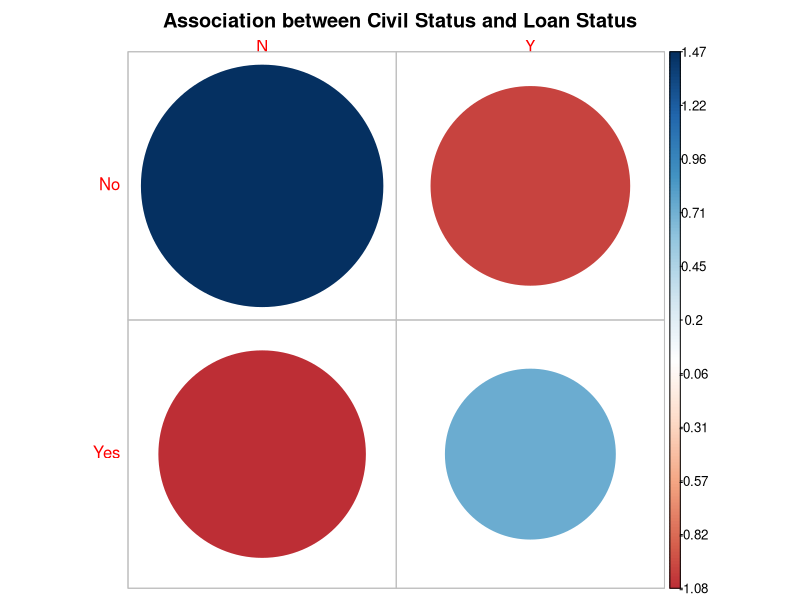
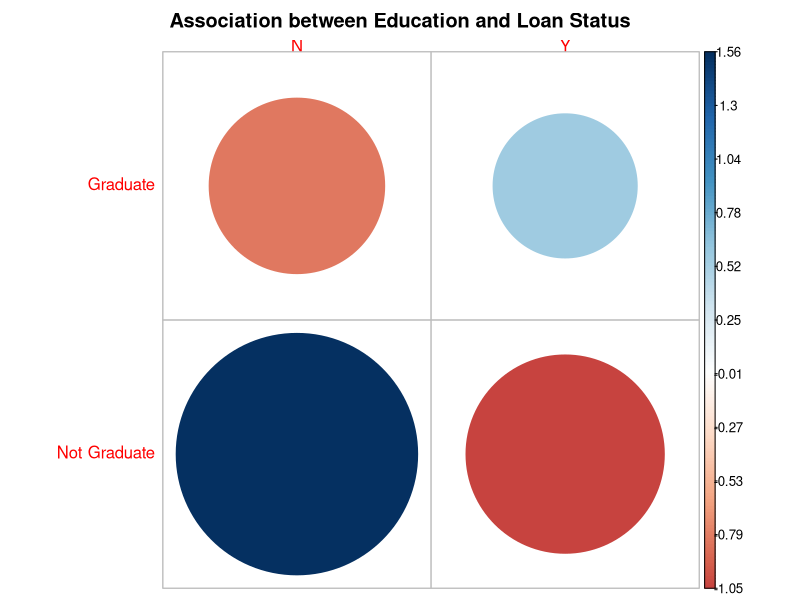
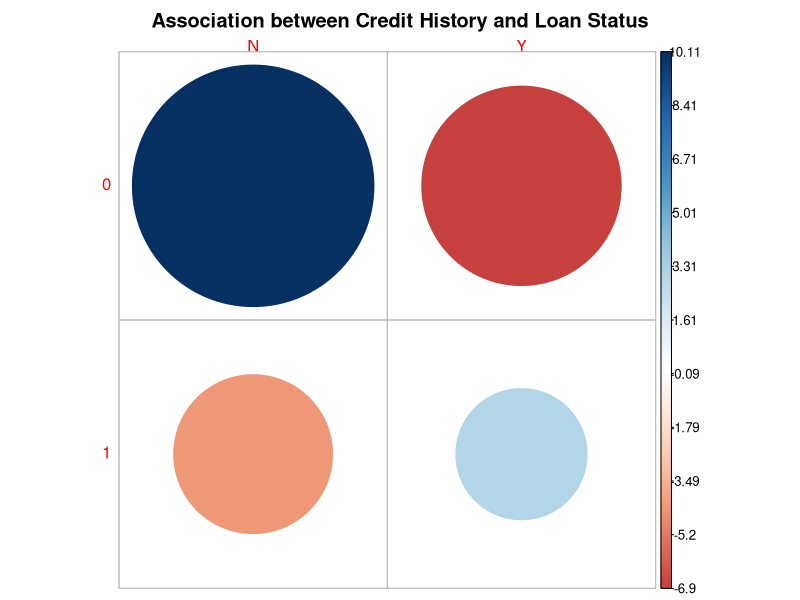
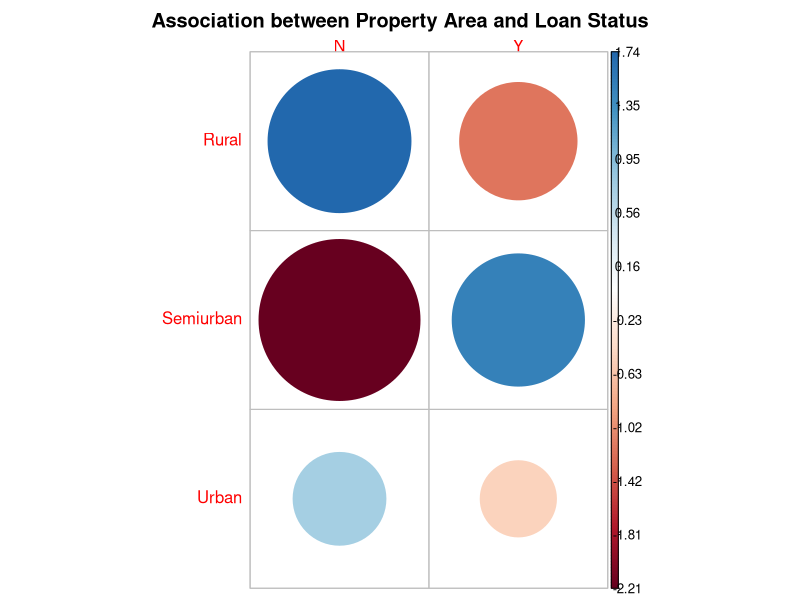

Generate these figures, in order, with R:
## ---- chunk 1
data <- read.csv("train.csv")
library(dplyr)
library(ggplot2)
library(corrplot)
## ---- chunk 2
data %>% 
  filter(Gender != "") %>% 
  group_by(Gender, Loan_Status) %>% 
  summarise(Count=n()) %>% 
  mutate(Percentage=paste(round(Count*100/sum(Count),1),"%"))

## ---- chunk 3
chisq.test(table(data[data$Gender != "",]$Gender,
                           data[data$Gender != "",]$Loan_Status), 
                     correct = F)
## ---- chunk 4
data %>% 
  filter(Married != "") %>% 
  group_by(Married, Loan_Status) %>% 
  summarise(Count=n()) %>% 
  mutate(Percentage=paste(round(Count*100/sum(Count),1),"%"))

## ---- chunk 5
married <- chisq.test(table(data[data$Married != "",]$Married,
                            data[data$Married != "",]$Loan_Status),
           correct = F)
married
## ---- chunk 6
corrplot(married$residuals,is.corr = F,
         title = "Association between Civil Status and Loan Status",
         mar=c(0,0,2,0),tl.srt=0)
## ---- chunk 7
data %>% 
  filter(Dependents != "") %>% 
  group_by(Dependents, Loan_Status) %>% 
  summarise(Count=n()) %>% 
  mutate(Percentage=paste(round(Count*100/sum(Count),1),"%"))

## ---- chunk 8
chisq.test(table(data[data$Dependents != "",]$Dependents,
                               data[data$Dependents != "",]$Loan_Status),
           correct = F)
## ---- chunk 9
data %>% 
  group_by(Education, Loan_Status) %>% 
  summarise(Count=n()) %>% 
  mutate(Percentage=paste(round(Count*100/sum(Count),1),"%"))

## ---- chunk 10
education <- chisq.test(table(data$Education,
                              data$Loan_Status),
                        correct = F)
education
## ---- chunk 11
corrplot(education$residuals,is.corr = F,
         title = "Association between Education and Loan Status",
         mar=c(0,0,2,0),tl.srt=0)

## ---- chunk 12
data %>% 
  filter(Self_Employed != "") %>% 
  group_by(Self_Employed, Loan_Status) %>% 
  summarise(Count=n()) %>% 
  mutate(Percentage=paste(round(Count*100/sum(Count),1),"%"))

## ---- chunk 13
chisq.test(table(data[data$Self_Employed != "",]$Self_Employed,
                 data[data$Self_Employed != "",]$Loan_Status),
           correct = F)
## ---- chunk 14
data %>% 
  filter(LoanAmount != "") %>% 
  group_by(Loan_Status) %>% 
  summarise(Count = n(), 
            MeanLoanAmount=round(mean(LoanAmount*1000),0))
## ---- chunk 15
var.test(data[data$Loan_Status=="Y",]$LoanAmount,
         data[data$Loan_Status=="N",]$LoanAmount)$p.value
## ---- chunk 16
t.test(data[data$Loan_Status=="Y",]$LoanAmount,
       data[data$Loan_Status=="N",]$LoanAmount,
       alt="two.sided",var.equal = T,paired = F)

## ---- chunk 17
data %>% 
  group_by(Loan_Status) %>% 
  summarise(Count = n(),
            MeanApplicantIncome = mean(ApplicantIncome) %>% round(2))
## ---- chunk 18
var.test(data[data$Loan_Status=="Y",]$ApplicantIncome,
         data[data$Loan_Status=="N",]$ApplicantIncome)$p.value

t.test(data[data$Loan_Status=="Y",]$ApplicantIncome,
       data[data$Loan_Status=="N",]$ApplicantIncome,
       alt="two.sided",var.equal = F,paired = F)

## ---- chunk 19
data %>% 
  group_by(Loan_Status) %>% 
  summarise(Count = n(),
            MeanCoapplicantIncome = mean(CoapplicantIncome) %>% round(2))
## ---- chunk 20
var.test(data[data$Loan_Status=="Y",]$CoapplicantIncome,
         data[data$Loan_Status=="N",]$CoapplicantIncome)$p.value

t.test(data[data$Loan_Status=="Y",]$CoapplicantIncome,
       data[data$Loan_Status=="N",]$CoapplicantIncome,
       alt="two.sided",var.equal = F,paired = F)

## ---- chunk 21
data %>% 
  filter(Loan_Amount_Term != "") %>% 
  mutate(Loan_Amount_Term = factor(Loan_Amount_Term),
         Loan_Amount_Term = forcats::fct_lump(Loan_Amount_Term, n = 3)) %>% 
  group_by(Loan_Amount_Term,Loan_Status) %>% 
  summarise(Count=n()) %>% 
  mutate(Percentage  = paste(round(Count*100/sum(Count),1),"%"))
## ---- chunk 22
x <- ifelse(data$Loan_Amount_Term %in% c(360, 180, 480, NA), data$Loan_Amount_Term, "Other")

datax <- data
datax$Loan_Amount_Term <- x

table(datax$Loan_Amount_Term, datax$Loan_Status)
## ---- chunk 23
chisq.test(table(datax$Loan_Amount_Term, datax$Loan_Status))
## ---- chunk 24
data %>% 
  filter(Credit_History != "") %>% 
  group_by(Credit_History,Loan_Status) %>% 
  summarise(Count=n()) %>% 
  mutate(Percentage  = paste(round(Count*100/sum(Count),1),"%"))
## ---- chunk 25
credit <- chisq.test(table(data$Credit_History,
                           data$Loan_Status),
                     correct = F)
credit
credit$p.value

## ---- chunk 26
corrplot(credit$residuals,is.corr = F,
         title = "Association between Credit History and Loan Status",
         mar=c(0,0,2,0),tl.srt=0)

## ---- chunk 27
data %>% 
  group_by(Property_Area,Loan_Status) %>% 
  summarise(Count=n()) %>% 
  mutate(Percentage  = paste(round(Count*100/sum(Count),1),"%"))
## ---- chunk 28
property <- chisq.test(table(data$Property_Area,
                             data$Loan_Status),correct = F)
property
## ---- chunk 29
corrplot(property$residuals,is.corr = F,
         title = "Association between Property Area and Loan Status",
         mar=c(0,0,2,0),tl.srt=0)
